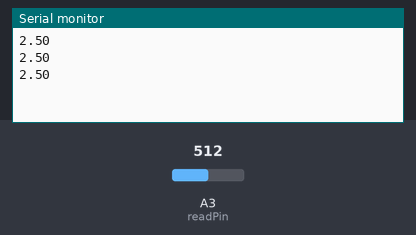
This sketch was run on a simulated Arduino Uno, built with avr-gcc and run on an emulated ATmega328P. On the bench: the last lines printed to the serial monitor. The inputs (shaded band) are chosen by the test bench; at power-on: A3 (readPin) = 512.

Above: at 1.3 s.
1.4 s: A3 (readPin) set to 716
At 1.9 s:
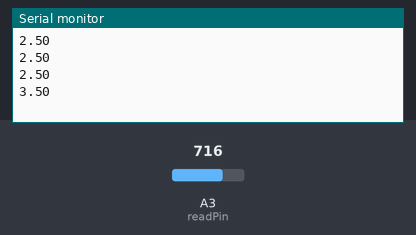
2.9 s: A3 (readPin) set to 900
At 3.4 s:
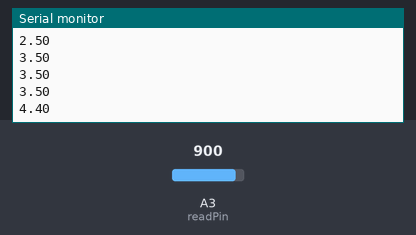
Timing chart, 0 to 5.9 s (numbered marks = the images above; inputs shaded):
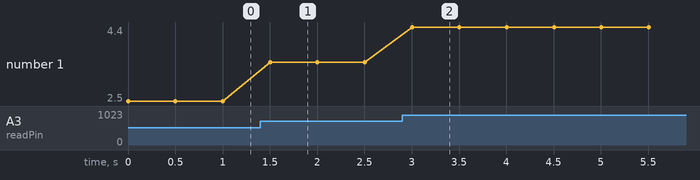

Measured:
- after the input at 1.4 s, the serial monitor: prints a new line after 0.10 s (image 1)
- after the input at 2.9 s, the serial monitor: prints a new line after 0.10 s (image 2)
- plotted number 1: 2.5 → 3.5 after the input at 1.4 s, 3.5 → 4.4 after the input at 2.9 s

The sketch:

voltreader.ino
```cpp
int readPin = A3;
float V2 = 0;
int delayTime = 500;
float readVal;
void setup() {
  pinMode(readPin,INPUT);
  Serial.begin(9600);
}

void loop() {
  //Hello World
  readVal = analogRead(readPin);
  V2 = (5./1023.)*readVal;
  Serial.println(V2);
  delay(delayTime);

  }
```
